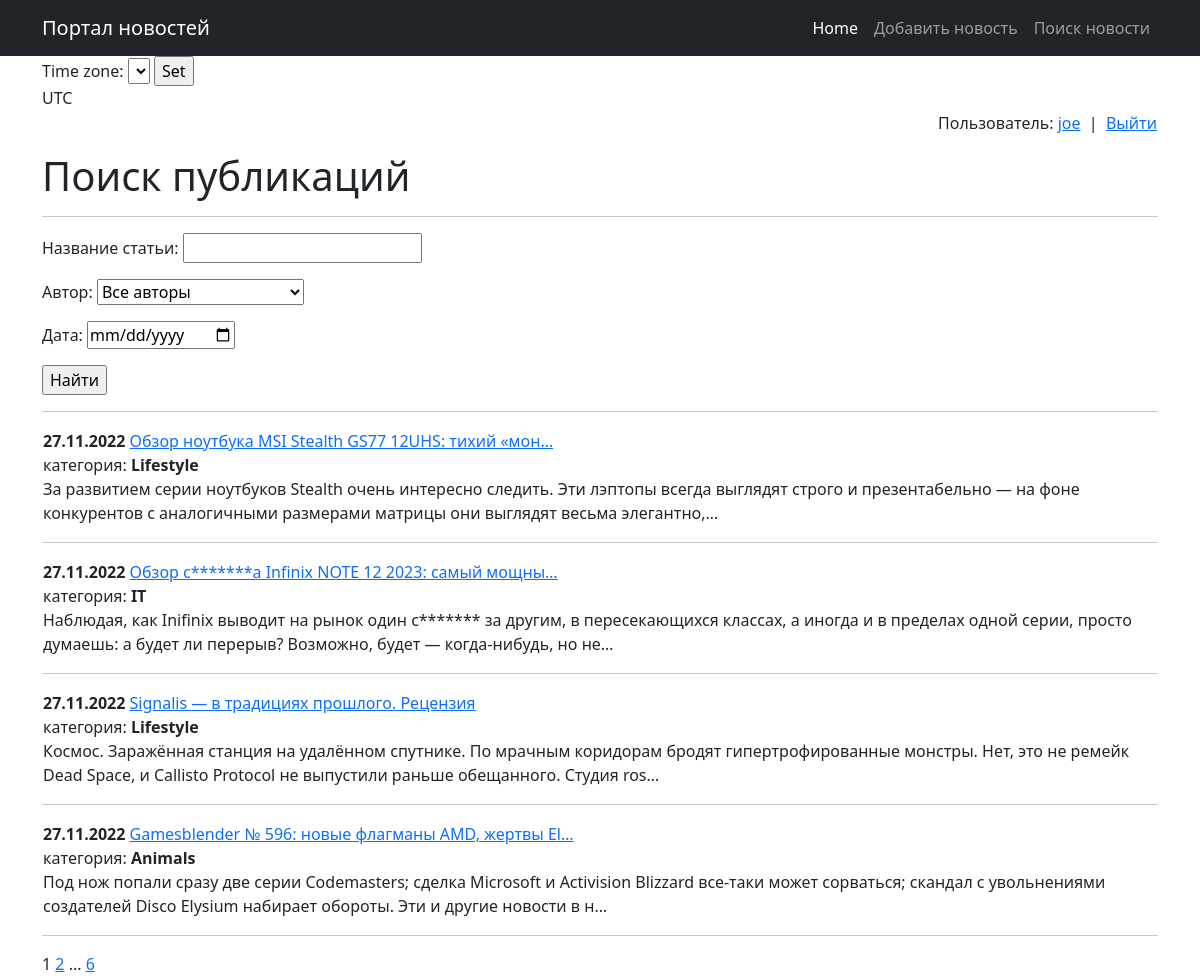
/news/search/ (signed in), run on the app's committed database.
### news/models.py (models this page shows, shortened)
class Posts(models.Model):
    news = 'NE'
    articles = 'AR'
    TYPE_SELECT = [(news, 'Новость'), (articles, 'Статья')]
    authors = models.ForeignKey(Authors, on_delete=models.CASCADE)
    post_type = models.CharField(max_length=2, choices=TYPE_SELECT)
    date_create = models.DateTimeField(auto_now_add=True)
    header = models.CharField(max_length=155, default='Unnamed')
    body = models.TextField(default='Text')
    rate_post = models.IntegerField(default=0, db_column='rating')
    name_category = models.ManyToManyField(Categories, through='Post_Category')
    @property
    def post_rating(self):
        return self.rate_post

class Categories(models.Model):
    cat_name = models.CharField(max_length=255, unique=True, help_text=_('category name'))
    sub_user = models.ManyToManyField(User, through='SubscribersUsers')
    def __str__(self):
        return f'{self.cat_name}'

### news/views.py (the view)
# urls.py: path('search/', PostSearch.as_view(), name='search'),
class PostSearch(ListView):
    model = Posts
    template_name = 'search.html'
    context_object_name = 'posts'
    ordering = '-date_create'
    paginate_by = 4
    def get_queryset(self):
        queryset = super().get_queryset()
        self.filterset = PostFilter(self.request.GET, queryset)
        return self.filterset.qs
    def get_context_data(self, **kwargs):
        context = super().get_context_data(**kwargs)
        context['filterset'] = self.filterset
        return context

### news/models.py (called while the page is built)
    def __str__(self):
        return f'Name: {self.user.username}, Rating: {self.rating}'

### news/templatetags/custom_filters.py (called while the page is built)
@register.filter()
def censor(value):
    for word in words_censor:
        value = value.replace(word[1:], '*' * len(word[1:]))
    return value

### templates/search.html (shortened to what this page needs)
{% extends 'flatpages/default.html' %}
{% load custom_filters %}
{% load custom_tags %}
{% block content %}
{% include 'auth.html' %}
    <h1>Поиск публикаций</h1>
    <hr>
    <form action="" method="get">
        {{ filterset.form.as_p }}
        <input type="submit" value="Найти" />
    </form>
    <hr>
    {% if posts %}
        {% for post in posts %}
        <table border = 0 width = 100%>
            <tr>
                <td align="left">
                    <b>{{ post.date_create|date:'d.m.Y' }}</b>
                    <a href="/news/{{post.pk}}">{{ post.header|truncatechars:50|censor }}</a>
                    <br>
                    {% for cat in post.name_category.all %}
                    категория: <b>{{ cat }}</b>
                    {% endfor %}
                    <br>
                    {{ post.body|truncatechars:200|censor }}
                </td>
            </tr>
        </table>
        <hr>
        {% endfor %}
    {% else %}
        <h2>Новостей нет</h2>
    {% endif %}
   {{ page_obj.number }}
   {% if page_obj.has_next %}
       <a href="?page={{ page_obj.next_page_number }}">{{ page_obj.next_page_number }}</a>
       {% if paginator.num_pages != page_obj.next_page_number %}
           ...
           <a href="?page={{ page_obj.paginator.num_pages }}">{{ page_obj.paginator.num_pages }}</a>
       {% endif %}
   {% endif %}
{% endblock content %}

### templates/auth.html
<table width="100%" border="0">
        <tr>
            <td align="right">
                {% if request.user.username %}
                <p>Пользователь: <a href="/welcome/">{{request.user.username}}</a> &nbsp|&nbsp <a href="/accounts/logout/">Выйти</a>
                {% else %}
                <a href="/accounts/login"> Войти в систему </a> | <a href="/accounts/signup"> Регистрация </a>
                {% endif %}
            </td>
        </tr>
    </table>

### data on the page
Posts: date_create "27.11.2022", header|censor "Обзор ноутбука MSI Stealth GS77 12UHS: тихий «мон…", body|censor "За развитием серии ноутбуков Stealth очень интересно следить. Эти лэптопы всегда выглядят строго и презентабельно — на фоне конкурентов с аналогичными размерами матрицы они выглядят весьма элегантно,…"
Categories: cat_name "Lifestyle"
Posts: date_create "27.11.2022", header|censor "Обзор с*******а Infinix NOTE 12 2023: самый мощны…", body|censor "Наблюдая, как Inifinix выводит на рынок один с******* за другим, в пересекающихся классах, а иногда и в пределах одной серии, просто думаешь: а будет ли перерыв? Возможно, будет — когда-нибудь, но не…"
Categories: cat_name "IT"
Posts: date_create "27.11.2022", header|censor "Signalis — в традициях прошлого. Рецензия", body|censor "Космос. Заражённая станция на удалённом спутнике. По мрачным коридорам бродят гипертрофированные монстры. Нет, это не ремейк Dead Space, и Callisto Protocol не выпустили раньше обещанного. Студия ros…"
Posts: date_create "27.11.2022", header|censor "Gamesblender № 596: новые флагманы AMD, жертвы El…", body|censor "Под нож попали сразу две серии Codemasters; сделка Microsoft и Activision Blizzard все-таки может сорваться; скандал с увольнениями создателей Disco Elysium набирает обороты. Эти и другие новости в н…"
Categories: cat_name "Animals"

### other printed values
{{ TIME_ZONE }} "UTC"
{{ request.user.username }} "joe"
{{ page_obj.number }} "1"
{{ page_obj.next_page_number }} "2"
{{ page_obj.paginator.num_pages }} "6"
